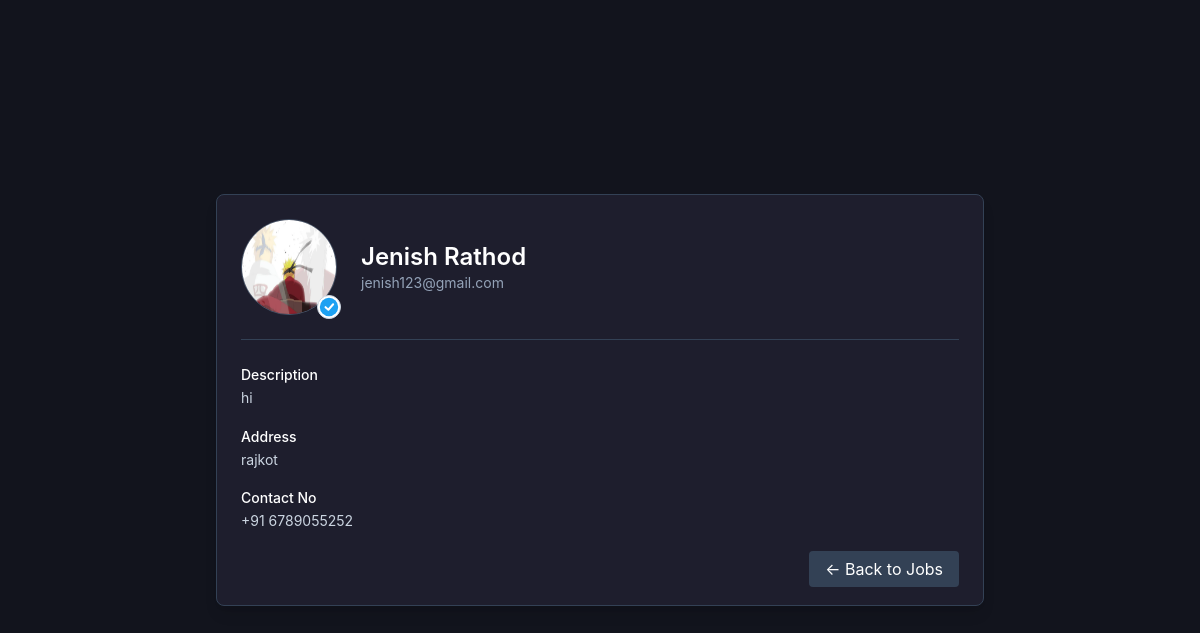
The page /view_applicants_profile.php?username=jenish@123 on the database its author committed.
### tables this page shows
CREATE TABLE `user_profiles` (
  `id` int(11) NOT NULL,
  `username` varchar(100) NOT NULL,
  `fullname` varchar(150) DEFAULT NULL,
  `phone` varchar(20) DEFAULT NULL,
  `address` text DEFAULT NULL,
  `email` varchar(150) DEFAULT NULL,
  `birthdate` date DEFAULT NULL,
  `language` varchar(100) DEFAULT NULL,
  `aboutme` text DEFAULT NULL,
  `skills` text DEFAULT NULL,
  `logo` varchar(255) DEFAULT NULL,
  `created_at` timestamp NOT NULL DEFAULT current_timestamp(),
  `is_verified` tinyint(1) DEFAULT 0
);

### view_applicants_profile.php (the view, shortened to what this page needs)
<?php
include 'db.php';
if (!function_exists('is_verified')) {
    function is_verified($row) {
        $keys = ['is_verified','verified','verified_status','verification_status','trusted','trust_status'];
        foreach ($keys as $k) {
            if (isset($row[$k])) {
                $v = strtolower(trim((string)$row[$k]));
                if ($v === '1' || $v === 'true' || $v === 'yes' || $v === 'verified' || $v === 'approved' || $v === 'trusted') {
                    return true;
                }
            }
        }
        return false;
    }
}
$username = $_GET['username'] ?? '';
$stmt = $conn->prepare("SELECT * FROM user_profiles WHERE username = ?");
$stmt->bind_param("s", $username);
$stmt->execute();
$result = $stmt->get_result();
$user = $result->fetch_assoc();
?>
<!DOCTYPE html>
<html lang="en">
<head>
    <link rel="stylesheet" href="styles.css">
    <script src="https://cdn.tailwindcss.com"></script>
</head>
<body class="custom-scrollbar">
<div class="min-h-screen flex items-center justify-center p-6">
    <div class="w-full max-w-3xl p-6 rounded-lg shadow-lg job-card">
        <div class="flex items-center space-x-6 mb-6">
<div class="relative inline-block">
    <img src="uploads/<?= htmlspecialchars($user['logo']) ?>" alt="user Logo"
                 class="w-24 h-24 rounded-full border border-slate-600">
    <?php if (is_verified($user)): ?>
        <span class="absolute -right-1 -bottom-1 w-6 h-6 rounded-full bg-white flex items-center justify-center border border-slate-300">
            <svg viewBox="0 0 24 24" aria-hidden="true">
                <circle cx="12" cy="12" r="10" fill="#1DA1F2"></circle>
                <path d="M16.5 9l-5.2 6-3.1-2.8" stroke="white" stroke-width="2.2" fill="none" stroke-linecap="round" stroke-linejoin="round"></path>
            </svg>
        </span>
    <?php endif; ?>
</div>
            <div>
                <h2 class="text-2xl font-semibold text-white"><?= htmlspecialchars($user['fullname']) ?></h2>
                <p class="text-slate-400 text-sm"><?= htmlspecialchars($user['email']) ?></p>
            </div>
        </div>
        <hr class="border-slate-700 mb-6">
        <div class="text-slate-300 text-sm leading-relaxed space-y-4">
            <div>
                <h3 class="text-white font-medium">Description</h3>
                <p><?= nl2br(htmlspecialchars($user['aboutme'] ?? 'No description available.')) ?></p>
            </div>
            <div>
                <h3 class="text-white font-medium">Address</h3>
                <p><?= htmlspecialchars($user['address'] ?? 'Not provided.') ?></p>
            </div>
            <div>
                <h3 class="text-white font-medium">Contact No</h3>
                <p><?= htmlspecialchars($user['phone'] ?? 'Not provided.') ?></p>
            </div>
        </div>
        <div class="mt-6 text-right">
            <a href="view_applicants.php" class="apply-btn px-4 py-2 rounded bg-slate-700 text-white hover:bg-purple-700 transition">← Back to Jobs</a>
        </div>
    </div>
</div>
</body>
</html>

### styles.css (style rules this page uses)
body { font-family: 'Inter', sans-serif; background-color: #12141d; color: #e2e8f0; }
.job-card { background-color: #1e1e2d; border: 1px solid #334155; transition: all 0.3s ease; }
.apply-btn { transition: all 0.3s ease; }
.custom-scrollbar { scrollbar-width: thin; scrollbar-color: #7c3aed #1e293b; }

### view_applicants_profile.php (style rules this page uses)
body { background-color: #12141d; }

### rows shown on the page
user_profiles: logo (picture), fullname "Jenish Rathod", email "jenish123@gmail.com", aboutme "hi", address "rajkot", phone "+91 6789055252"
